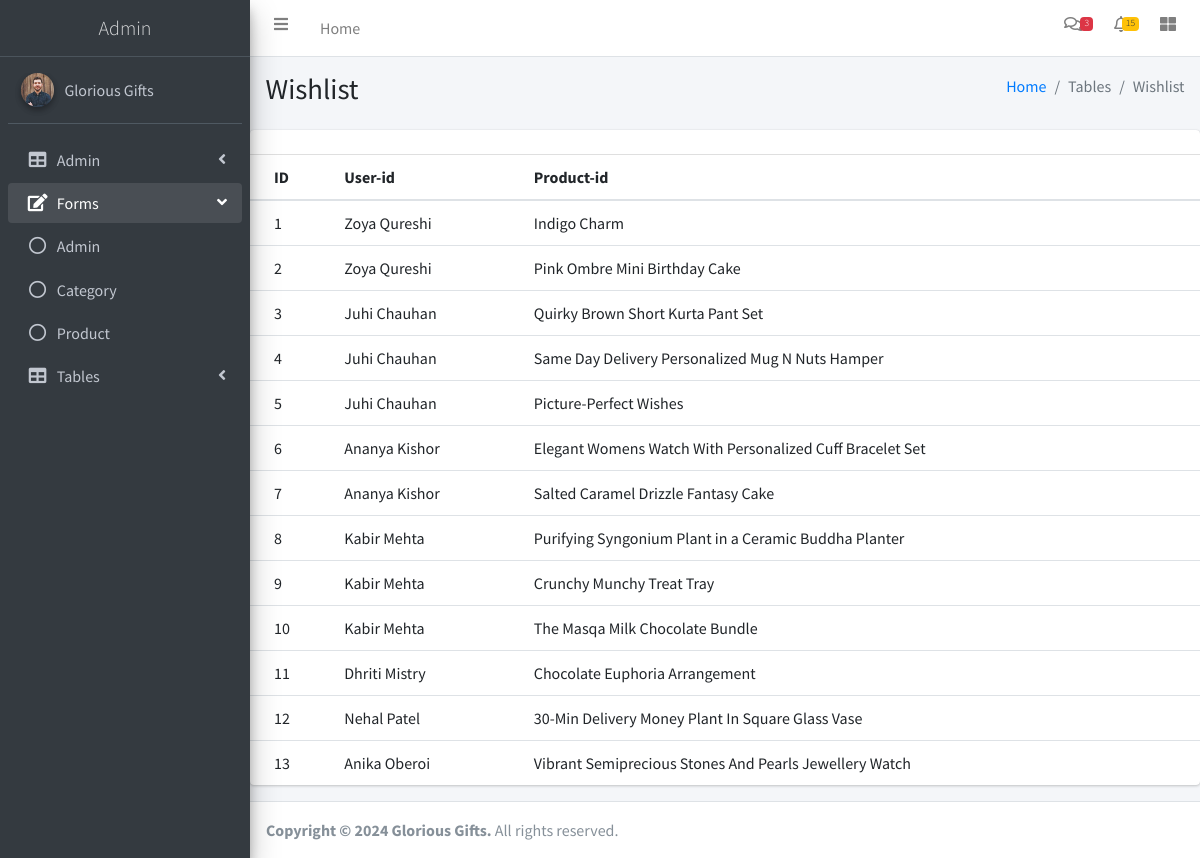
Screenshot of /adminlte/wishlist-table.php with the database file from the repository.
### tables this page shows
CREATE TABLE `tbl_wishlist` (
  `wishlist_id` int(11) NOT NULL,
  `user_id` int(5) NOT NULL,
  `product_id` int(5) NOT NULL
);

CREATE TABLE `tbl_user` (
  `user_id` int(5) NOT NULL,
  `user_name` varchar(50) NOT NULL,
  `user_gender` varchar(10) NOT NULL,
  `user_dob` date NOT NULL,
  `user_email` varchar(50) NOT NULL,
  `user_password` varchar(30) NOT NULL,
  `user_mobile` varchar(10) NOT NULL,
  `address` varchar(200) NOT NULL
);

CREATE TABLE `tbl_product` (
  `product_id` int(5) NOT NULL,
  `product_name` varchar(100) NOT NULL,
  `product_details` text NOT NULL,
  `product_photo` varchar(80) NOT NULL,
  `product_price` float NOT NULL,
  `category_id` int(5) NOT NULL,
  `product_quantity` int(20) NOT NULL
);

### adminlte/wishlist-table.php (the view, shortened to what this page needs)
<!DOCTYPE html>
<html>
<head>
  <link rel="stylesheet" href="plugins/fontawesome-free/css/all.min.css">
  <link rel="stylesheet" href="https://code.ionicframework.com/ionicons/2.0.1/css/ionicons.min.css">
  <link rel="stylesheet" href="plugins/datatables-bs4/css/dataTables.bootstrap4.min.css">
  <link rel="stylesheet" href="plugins/datatables-responsive/css/responsive.bootstrap4.min.css">
  <link rel="stylesheet" href="dist/css/adminlte.min.css">
</head>
<body class="hold-transition sidebar-mini">
<div class="wrapper">
   <?php
   include './themepart/header-menu.php';
   ?>
   <?php
    include './themepart/sidebar.php';
   ?>
  <div class="content-wrapper">
    <section class="content-header">
      <div class="container-fluid">
        <div class="row mb-2">
          <div class="col-sm-6">
            <h1>Wishlist</h1>
          </div>
          <div class="col-sm-6">
            <ol class="breadcrumb float-sm-right">
              <li class="breadcrumb-item"><a href="#">Home</a></li>
              <li class="breadcrumb-item active">Tables</li>
              <li class="breadcrumb-item active">Wishlist</li>
            </ol>
          </div>
        </div>
      </div>
    </section>
    <div class="row">
          <div class="col-12">
            <div class="card">
              <div class="card-header">
              </div>
              <div class="card-body table-responsive p-0">
                <table class="table table-hover text-nowrap">
                  <thead>
                    <tr>
                      <th>ID</th>
                      <th>User-id</th>
                      <th>Product-id</th>
                    </tr>
                  </thead>
                  <tbody>
                   <?php
                    include './connection.php';
                    $sq=mysqli_query($connection,"select * from tbl_wishlist");
                    while($data=mysqli_fetch_array($sq))
                    {
                      $pq=mysqli_query($connection,"select * from tbl_product where product_id='{$data['product_id']}'");
                      $pdata=mysqli_fetch_array($pq);
                      $uq=mysqli_query($connection,"select * from tbl_user where user_id='{$data['user_id']}'");
                      $udata=mysqli_fetch_array($uq);
                      echo "<tr>";
                      echo "<td>{$data['wishlist_id']}</td>";
                      echo "<td>{$udata['user_name']}</td>";
                      echo "<td>{$pdata['product_name']}</td>";
                    }
                   ?>
                  </tbody>
                </table>
              </div>
            </div>
          </div>
        </div>
</div>
<?php
 include './themepart/footer.php';
 ?>
</body>
</html>

### rows the page displays
tbl_wishlist: wishlist_id "1", tbl_user.user_name "Zoya Qureshi", product.product_name "Indigo Charm"
tbl_wishlist: wishlist_id "2", tbl_user.user_name "Zoya Qureshi", product.product_name "Pink Ombre Mini Birthday Cake"
tbl_wishlist: wishlist_id "3", tbl_user.user_name "Juhi Chauhan", product.product_name "Quirky Brown Short Kurta Pant Set"
tbl_wishlist: wishlist_id "4", tbl_user.user_name "Juhi Chauhan", product.product_name "Same Day Delivery Personalized Mug N Nuts Hamper"
tbl_wishlist: wishlist_id "5", tbl_user.user_name "Juhi Chauhan", product.product_name "Picture-Perfect Wishes"
tbl_wishlist: wishlist_id "6", tbl_user.user_name "Ananya Kishor", product.product_name "Elegant Womens Watch With Personalized Cuff Bracelet Set"
tbl_wishlist: wishlist_id "7", tbl_user.user_name "Ananya Kishor", product.product_name "Salted Caramel Drizzle Fantasy Cake"
tbl_wishlist: wishlist_id "8", tbl_user.user_name "Kabir Mehta", product.product_name "Purifying Syngonium Plant in a Ceramic Buddha Planter"
tbl_wishlist: wishlist_id "9", tbl_user.user_name "Kabir Mehta", product.product_name "Crunchy Munchy Treat Tray"
tbl_wishlist: wishlist_id "10", tbl_user.user_name "Kabir Mehta", product.product_name "The Masqa Milk Chocolate Bundle"
tbl_wishlist: wishlist_id "11", tbl_user.user_name "Dhriti Mistry", product.product_name "Chocolate Euphoria Arrangement"
tbl_wishlist: wishlist_id "12", tbl_user.user_name "Nehal Patel", product.product_name "30-Min Delivery Money Plant In Square Glass Vase"
tbl_wishlist: wishlist_id "13", tbl_user.user_name "Anika Oberoi", product.product_name "Vibrant Semiprecious Stones And Pearls Jewellery Watch"
